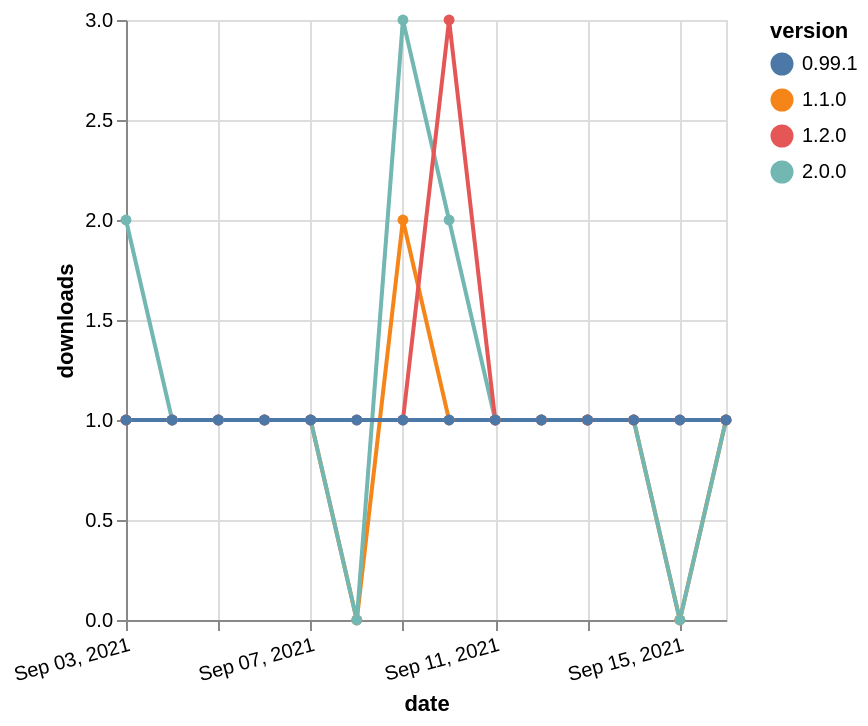

Vega-Lite specification for this chart:
### Vega-Lite specification from a JSON file in a GitHub repository (floating-point values rounded to 4 significant figures)
{"$schema": "https://vega.github.io/schema/vega-lite/v5.json", "description": "A simple bar chart with embedded data.", "data": {"values": [{"date": "2021-09-03", "total": 176, "delta": 1, "version": "1.1.0"}, {"date": "2021-09-04", "total": 177, "delta": 1, "version": "1.1.0"}, {"date": "2021-09-05", "total": 178, "delta": 1, "version": "1.1.0"}, {"date": "2021-09-06", "total": 179, "delta": 1, "version": "1.1.0"}, {"date": "2021-09-07", "total": 180, "delta": 1, "version": "1.1.0"}, {"date": "2021-09-08", "total": 180, "delta": 0, "version": "1.1.0"}, {"date": "2021-09-09", "total": 182, "delta": 2, "version": "1.1.0"}, {"date": "2021-09-10", "total": 183, "delta": 1, "version": "1.1.0"}, {"date": "2021-09-11", "total": 184, "delta": 1, "version": "1.1.0"}, {"date": "2021-09-12", "total": 185, "delta": 1, "version": "1.1.0"}, {"date": "2021-09-13", "total": 186, "delta": 1, "version": "1.1.0"}, {"date": "2021-09-14", "total": 187, "delta": 1, "version": "1.1.0"}, {"date": "2021-09-15", "total": 187, "delta": 0, "version": "1.1.0"}, {"date": "2021-09-16", "total": 188, "delta": 1, "version": "1.1.0"}, {"date": "2021-09-03", "total": 114, "delta": 2, "version": "2.0.0"}, {"date": "2021-09-04", "total": 115, "delta": 1, "version": "2.0.0"}, {"date": "2021-09-05", "total": 116, "delta": 1, "version": "2.0.0"}, {"date": "2021-09-06", "total": 117, "delta": 1, "version": "2.0.0"}, {"date": "2021-09-07", "total": 118, "delta": 1, "version": "2.0.0"}, {"date": "2021-09-08", "total": 118, "delta": 0, "version": "2.0.0"}, {"date": "2021-09-09", "total": 121, "delta": 3, "version": "2.0.0"}, {"date": "2021-09-10", "total": 123, "delta": 2, "version": "2.0.0"}, {"date": "2021-09-11", "total": 124, "delta": 1, "version": "2.0.0"}, {"date": "2021-09-12", "total": 125, "delta": 1, "version": "2.0.0"}, {"date": "2021-09-13", "total": 126, "delta": 1, "version": "2.0.0"}, {"date": "2021-09-14", "total": 127, "delta": 1, "version": "2.0.0"}, {"date": "2021-09-15", "total": 127, "delta": 0, "version": "2.0.0"}, {"date": "2021-09-16", "total": 128, "delta": 1, "version": "2.0.0"}, {"date": "2021-09-03", "total": 278, "delta": 1, "version": "1.2.0"}, {"date": "2021-09-04", "total": 279, "delta": 1, "version": "1.2.0"}, {"date": "2021-09-05", "total": 280, "delta": 1, "version": "1.2.0"}, {"date": "2021-09-06", "total": 281, "delta": 1, "version": "1.2.0"}, {"date": "2021-09-07", "total": 282, "delta": 1, "version": "1.2.0"}, {"date": "2021-09-08", "total": 283, "delta": 1, "version": "1.2.0"}, {"date": "2021-09-09", "total": 284, "delta": 1, "version": "1.2.0"}, {"date": "2021-09-10", "total": 287, "delta": 3, "version": "1.2.0"}, {"date": "2021-09-11", "total": 288, "delta": 1, "version": "1.2.0"}, {"date": "2021-09-12", "total": 289, "delta": 1, "version": "1.2.0"}, {"date": "2021-09-13", "total": 290, "delta": 1, "version": "1.2.0"}, {"date": "2021-09-14", "total": 291, "delta": 1, "version": "1.2.0"}, {"date": "2021-09-15", "total": 292, "delta": 1, "version": "1.2.0"}, {"date": "2021-09-16", "total": 293, "delta": 1, "version": "1.2.0"}, {"date": "2021-09-03", "total": 207, "delta": 1, "version": "0.99.1"}, {"date": "2021-09-04", "total": 208, "delta": 1, "version": "0.99.1"}, {"date": "2021-09-05", "total": 209, "delta": 1, "version": "0.99.1"}, {"date": "2021-09-06", "total": 210, "delta": 1, "version": "0.99.1"}, {"date": "2021-09-07", "total": 211, "delta": 1, "version": "0.99.1"}, {"date": "2021-09-08", "total": 212, "delta": 1, "version": "0.99.1"}, {"date": "2021-09-09", "total": 213, "delta": 1, "version": "0.99.1"}, {"date": "2021-09-10", "total": 214, "delta": 1, "version": "0.99.1"}, {"date": "2021-09-11", "total": 215, "delta": 1, "version": "0.99.1"}, {"date": "2021-09-12", "total": 216, "delta": 1, "version": "0.99.1"}, {"date": "2021-09-13", "total": 217, "delta": 1, "version": "0.99.1"}, {"date": "2021-09-14", "total": 218, "delta": 1, "version": "0.99.1"}, {"date": "2021-09-15", "total": 219, "delta": 1, "version": "0.99.1"}, {"date": "2021-09-16", "total": 220, "delta": 1, "version": "0.99.1"}]}, "width": "container", "mark": {"type": "line", "point": {"filled": true}}, "encoding": {"x": {"field": "date", "type": "temporal", "timeUnit": "yearmonthdate", "title": "date", "axis": {"labelAngle": -15}}, "y": {"field": "delta", "type": "quantitative", "title": "downloads"}, "color": {"field": "version", "type": "nominal"}, "tooltip": {"field": "delta"}}}
